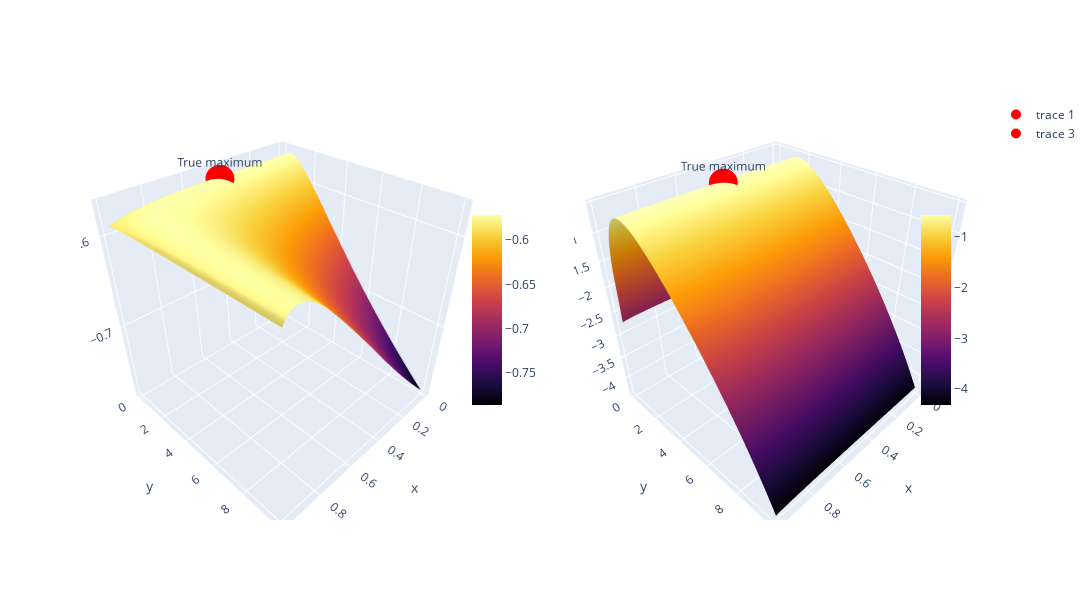

Notebook cell for this chart:
### Code cell
from plotly.subplots import make_subplots

# 1 row, 2 columns
fig = make_subplots(rows=1, cols=2,
                    specs=[[{'type':'surface'}, {'type':'surface'}]])

# Add traces with separate colorbars
for i, f in enumerate([fig_alpha_gamma, fig_alpha_phi1], start=1):
    for trace in f.data:
        # Ensure it's a surface trace before modifying colorbar
        if isinstance(trace, go.Surface):
            trace.update(
                showscale=True,
                colorbar=dict(
                    x = -0.15/len(titles) + 1*i/len(titles),  # shift colorbar horizontally
                    y = 0.5,
                    len = 0.5,
                    title = ""  # you can customize
                )
            )
        fig.add_trace(trace, row=1, col=i)

# Copy layout for each subplot
# for i, f in enumerate([fig_alpha_gamma, fig_alpha_phi1], start=1):
#     scene_name = f'scene{i}'
#     fig.update_layout({
#         scene_name: dict(
#             xaxis_title = f.layout.scene.xaxis.title.text if f.layout.scene.xaxis.title.text else '',
#             yaxis_title = f.layout.scene.yaxis.title.text if f.layout.scene.yaxis.title.text else '',
#             zaxis_title = f.layout.scene.zaxis.title.text if f.layout.scene.zaxis.title.text else '',
#             camera = f.layout.scene.camera if 'camera' in f.layout.scene else None
#         )
#     })

# Add subplot titles
# titles = [fig_alpha_gamma.layout.title.text, fig_alpha_phi1.layout.title.text]
# for i, title in enumerate(titles):
#     fig.add_annotation(dict(
#         x = (i + 0.5)/len(titles),
#         y = 1.05,
#         text = title,
#         showarrow = False,
#         xref = "paper",
#         yref = "paper",
#         font = dict(size=16)
#     ))

fig.update_layout(height=600, width=1200)
fig.show()

### Figure 1 — Plotly figure (JSON) as saved in the notebook; plotly's stock layout.template omitted (floating-point values rounded to 4 significant figures; data arrays with more than 128 entries replaced by an {"elided": "..."} marker saying what was removed)
{"data": [{"colorbar": {"len": 0.5, "title": {"text": ""}, "x": 0.425, "y": 0.5}, "colorscale": [[0, "#000004"], [0.1111, "#1b0c41"], [0.2222, "#4a0c6b"], [0.3333, "#781c6d"], [0.4444, "#a52c60"], [0.5556, "#cf4446"], [0.6667, "#ed6925"], [0.7778, "#fb9b06"], [0.8889, "#f7d13d"], [1, "#fcffa4"]], "scene": "scene", "showlegend": false, "showscale": true, "type": "surface", "x": [0.01, 0.0199, 0.0298, 0.0397, 0.0496, 0.05949, 0.06939, 0.07929, 0.08919, 0.09909, 0.109, 0.1189, 0.1288, 0.1387, 0.1486, 0.1585, 0.1684, 0.1783, 0.1882, 0.1981, 0.208, 0.2179, 0.2278, 0.2377, 0.2476, 0.2575, 0.2674, 0.2773, 0.2872, 0.2971, 0.307, 0.3169, 0.3268, 0.3367, 0.3466, 0.3565, 0.3664, 0.3763, 0.3862, 0.3961, 0.406, 0.4159, 0.4258, 0.4357, 0.4456, 0.4555, 0.4654, 0.4753, 0.4852, 0.4951, 0.5049, 0.5148, 0.5247, 0.5346, 0.5445, 0.5544, 0.5643, 0.5742, 0.5841, 0.594, 0.6039, 0.6138, 0.6237, 0.6336, 0.6435, 0.6534, 0.6633, 0.6732, 0.6831, 0.693, 0.7029, 0.7128, 0.7227, 0.7326, 0.7425, 0.7524, 0.7623, 0.7722, 0.7821, 0.792, 0.8019, 0.8118, 0.8217, 0.8316, 0.8415, 0.8514, 0.8613, 0.8712, 0.8811, 0.891, 0.9009, 0.9108, 0.9207, 0.9306, 0.9405, 0.9504, 0.9603, 0.9702, 0.9801, 0.99], "y": [0.01, 0.1109, 0.2118, 0.3127, 0.4136, 0.5145, 0.6155, 0.7164, 0.8173, 0.9182, 1.019, 1.12, 1.221, 1.322, 1.423, 1.524, 1.625, 1.725, 1.826, 1.927, 2.028, 2.129, 2.23, 2.331, 2.432, 2.533, 2.634, 2.735, 2.835, 2.936, 3.037, 3.138, 3.239, 3.34, 3.441, 3.542, 3.643, 3.744, 3.845, 3.945, 4.046, 4.147, 4.248, 4.349, 4.45, 4.551, 4.652, 4.753, 4.854, 4.955, 5.055, 5.156, 5.257, 5.358, 5.459, 5.56, 5.661, 5.762, 5.863, 5.964, 6.065, 6.165, 6.266, 6.367, 6.468, 6.569, 6.67, 6.771, 6.872, 6.973, 7.074, 7.175, 7.275, 7.376, 7.477, 7.578, 7.679, 7.78, 7.881, 7.982, 8.083, 8.184, 8.285, 8.385, 8.486, 8.587, 8.688, 8.789, 8.89, 8.991, 9.092, 9.193, 9.294, 9.395, 9.495, 9.596, 9.697, 9.798, 9.899, 10.0], "z": {"elided": "100x100 float values"}}, {"marker": {"color": "red", "size": 10, "symbol": "circle"}, "mode": "markers+text", "scene": "scene", "text": ["True maximum"], "textposition": "top center", "type": "scatter3d", "x": [0.4808], "y": [0.8586], "z": [-0.5718]}, {"colorbar": {"len": 0.5, "title": {"text": ""}, "x": 0.925, "y": 0.5}, "colorscale": [[0, "#000004"], [0.1111, "#1b0c41"], [0.2222, "#4a0c6b"], [0.3333, "#781c6d"], [0.4444, "#a52c60"], [0.5556, "#cf4446"], [0.6667, "#ed6925"], [0.7778, "#fb9b06"], [0.8889, "#f7d13d"], [1, "#fcffa4"]], "scene": "scene2", "showlegend": false, "showscale": true, "type": "surface", "x": [0.01, 0.0199, 0.0298, 0.0397, 0.0496, 0.05949, 0.06939, 0.07929, 0.08919, 0.09909, 0.109, 0.1189, 0.1288, 0.1387, 0.1486, 0.1585, 0.1684, 0.1783, 0.1882, 0.1981, 0.208, 0.2179, 0.2278, 0.2377, 0.2476, 0.2575, 0.2674, 0.2773, 0.2872, 0.2971, 0.307, 0.3169, 0.3268, 0.3367, 0.3466, 0.3565, 0.3664, 0.3763, 0.3862, 0.3961, 0.406, 0.4159, 0.4258, 0.4357, 0.4456, 0.4555, 0.4654, 0.4753, 0.4852, 0.4951, 0.5049, 0.5148, 0.5247, 0.5346, 0.5445, 0.5544, 0.5643, 0.5742, 0.5841, 0.594, 0.6039, 0.6138, 0.6237, 0.6336, 0.6435, 0.6534, 0.6633, 0.6732, 0.6831, 0.693, 0.7029, 0.7128, 0.7227, 0.7326, 0.7425, 0.7524, 0.7623, 0.7722, 0.7821, 0.792, 0.8019, 0.8118, 0.8217, 0.8316, 0.8415, 0.8514, 0.8613, 0.8712, 0.8811, 0.891, 0.9009, 0.9108, 0.9207, 0.9306, 0.9405, 0.9504, 0.9603, 0.9702, 0.9801, 0.99], "y": [0.01, 0.1109, 0.2118, 0.3127, 0.4136, 0.5145, 0.6155, 0.7164, 0.8173, 0.9182, 1.019, 1.12, 1.221, 1.322, 1.423, 1.524, 1.625, 1.725, 1.826, 1.927, 2.028, 2.129, 2.23, 2.331, 2.432, 2.533, 2.634, 2.735, 2.835, 2.936, 3.037, 3.138, 3.239, 3.34, 3.441, 3.542, 3.643, 3.744, 3.845, 3.945, 4.046, 4.147, 4.248, 4.349, 4.45, 4.551, 4.652, 4.753, 4.854, 4.955, 5.055, 5.156, 5.257, 5.358, 5.459, 5.56, 5.661, 5.762, 5.863, 5.964, 6.065, 6.165, 6.266, 6.367, 6.468, 6.569, 6.67, 6.771, 6.872, 6.973, 7.074, 7.175, 7.275, 7.376, 7.477, 7.578, 7.679, 7.78, 7.881, 7.982, 8.083, 8.184, 8.285, 8.385, 8.486, 8.587, 8.688, 8.789, 8.89, 8.991, 9.092, 9.193, 9.294, 9.395, 9.495, 9.596, 9.697, 9.798, 9.899, 10.0], "z": {"elided": "100x100 float values"}}, {"marker": {"color": "red", "size": 10, "symbol": "circle"}, "mode": "markers+text", "scene": "scene2", "text": ["True maximum"], "textposition": "top center", "type": "scatter3d", "x": [0.4808], "y": [1.515], "z": [-0.5718]}], "layout": {"height": 600, "scene": {"domain": {"x": [0, 0.45], "y": [0, 1]}}, "scene2": {"domain": {"x": [0.55, 1], "y": [0, 1]}}, "width": 1200}}
